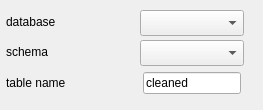
<?xml version="1.0" encoding="UTF-8"?>
<ui version="4.0">
 <class>Dialog</class>
 <widget class="QDialog" name="Dialog">
  <property name="geometry">
   <rect>
    <x>0</x>
    <y>0</y>
    <width>263</width>
    <height>110</height>
   </rect>
  </property>
  <property name="windowTitle">
   <string>Dialog</string>
  </property>
  <widget class="QLabel" name="label_7">
   <property name="geometry">
    <rect>
     <x>6</x>
     <y>72</y>
     <width>127</width>
     <height>22</height>
    </rect>
   </property>
   <property name="text">
    <string>table name</string>
   </property>
  </widget>
  <widget class="QLabel" name="label_5">
   <property name="geometry">
    <rect>
     <x>6</x>
     <y>12</y>
     <width>127</width>
     <height>20</height>
    </rect>
   </property>
   <property name="text">
    <string>database</string>
   </property>
  </widget>
  <widget class="QLabel" name="label_6">
   <property name="geometry">
    <rect>
     <x>6</x>
     <y>42</y>
     <width>127</width>
     <height>20</height>
    </rect>
   </property>
   <property name="text">
    <string>schema</string>
   </property>
  </widget>
  <widget class="QLineEdit" name="lineEdit">
   <property name="geometry">
    <rect>
     <x>143</x>
     <y>72</y>
     <width>98</width>
     <height>22</height>
    </rect>
   </property>
   <property name="text">
    <string>cleaned</string>
   </property>
  </widget>
  <widget class="QComboBox" name="comboBox">
   <property name="geometry">
    <rect>
     <x>140</x>
     <y>10</y>
     <width>104</width>
     <height>26</height>
    </rect>
   </property>
  </widget>
  <widget class="QComboBox" name="comboBox_2">
   <property name="geometry">
    <rect>
     <x>140</x>
     <y>40</y>
     <width>104</width>
     <height>26</height>
    </rect>
   </property>
  </widget>
 </widget>
 <resources/>
 <connections/>
</ui>
